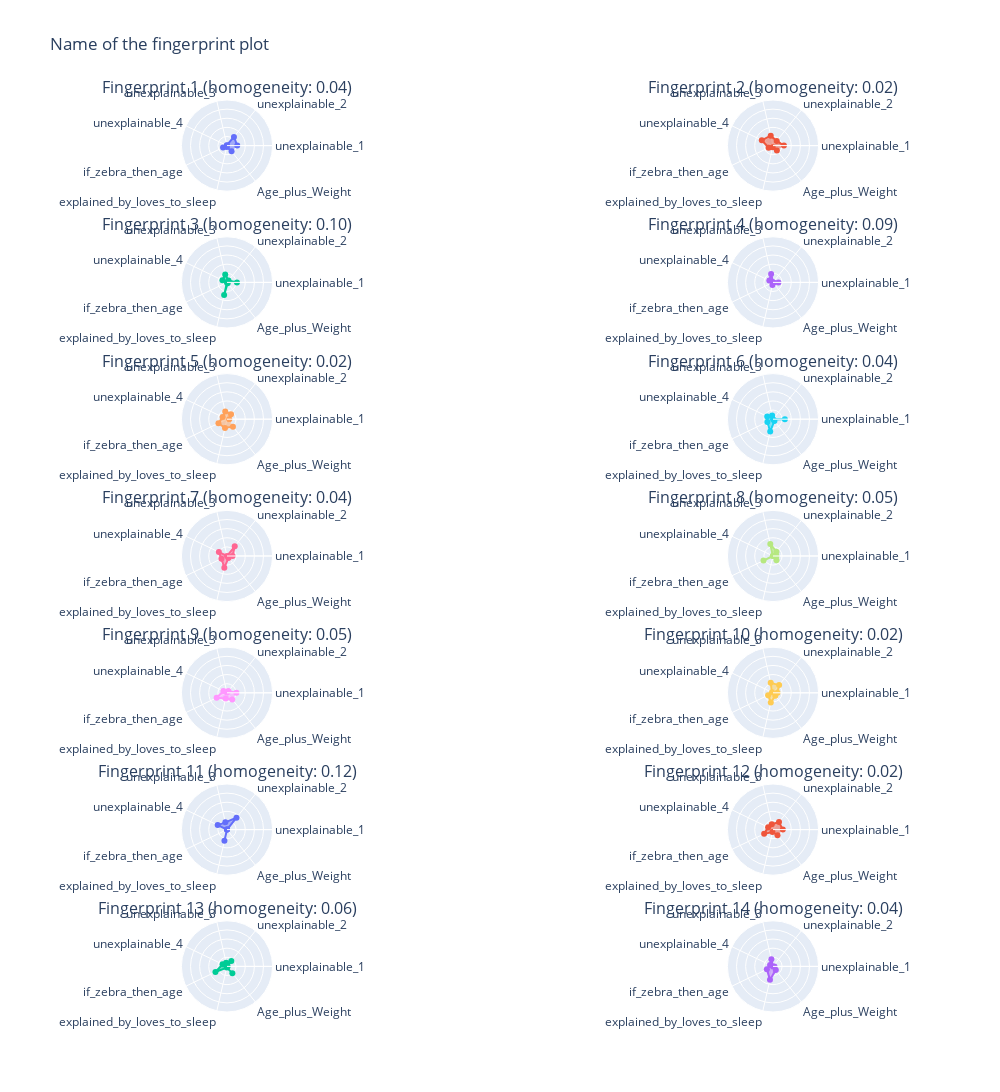

The cell this chart's notebook holds for it:
### Code cell
observable_patterns_result['spider_plots']

### Figure 1 — Plotly figure (JSON) as saved in the notebook; plotly's stock layout.template omitted (floating-point values rounded to 4 significant figures)
{"data": [{"fill": "toself", "r": [0.2246, 0.2447, 0.01026, 0, 0.09667, 0.03029, 0.1615], "subplot": "polar", "theta": ["unexplainable_1", "unexplainable_2", "unexplainable_3", "unexplainable_4", "if_zebra_then_age", "explained_by_loves_to_sleep", "Age_plus_Weight"], "type": "scatterpolar"}, {"fill": "toself", "r": [0.2402, 0.1312, 0.2235, 0.2721, 0.1069, 0.03507, 0.137], "subplot": "polar2", "theta": ["unexplainable_1", "unexplainable_2", "unexplainable_3", "unexplainable_4", "if_zebra_then_age", "explained_by_loves_to_sleep", "Age_plus_Weight"], "type": "scatterpolar"}, {"fill": "toself", "r": [0.2183, 0.05215, 0.176, 0.1108, 0.0001145, 0.283, 0.02247], "subplot": "polar3", "theta": ["unexplainable_1", "unexplainable_2", "unexplainable_3", "unexplainable_4", "if_zebra_then_age", "explained_by_loves_to_sleep", "Age_plus_Weight"], "type": "scatterpolar"}, {"fill": "toself", "r": [0.1188, 0.005283, 0.1875, 0.09016, 2.582e-05, 0.05619, 0.01061], "subplot": "polar4", "theta": ["unexplainable_1", "unexplainable_2", "unexplainable_3", "unexplainable_4", "if_zebra_then_age", "explained_by_loves_to_sleep", "Age_plus_Weight"], "type": "scatterpolar"}, {"fill": "toself", "r": [0.0497, 0.1422, 0.1737, 0.1069, 0.2083, 0.1974, 0.2084], "subplot": "polar5", "theta": ["unexplainable_1", "unexplainable_2", "unexplainable_3", "unexplainable_4", "if_zebra_then_age", "explained_by_loves_to_sleep", "Age_plus_Weight"], "type": "scatterpolar"}, {"fill": "toself", "r": [0.2599, 0.00192, 0.0847, 0.1413, 0.1378, 0.2751, 0.04968], "subplot": "polar6", "theta": ["unexplainable_1", "unexplainable_2", "unexplainable_3", "unexplainable_4", "if_zebra_then_age", "explained_by_loves_to_sleep", "Age_plus_Weight"], "type": "scatterpolar"}, {"fill": "toself", "r": [0.123, 0.2719, 0, 0.198, 0.1359, 0.2627, 0.05328], "subplot": "polar7", "theta": ["unexplainable_1", "unexplainable_2", "unexplainable_3", "unexplainable_4", "if_zebra_then_age", "explained_by_loves_to_sleep", "Age_plus_Weight"], "type": "scatterpolar"}, {"fill": "toself", "r": [0.07592, 0.1212, 0.2674, 0.003986, 0.231, 0, 0.1222], "subplot": "polar8", "theta": ["unexplainable_1", "unexplainable_2", "unexplainable_3", "unexplainable_4", "if_zebra_then_age", "explained_by_loves_to_sleep", "Age_plus_Weight"], "type": "scatterpolar"}, {"fill": "toself", "r": [0.2063, 0.04833, 0.007656, 0.08869, 0.253, 0.1297, 0.1859], "subplot": "polar9", "theta": ["unexplainable_1", "unexplainable_2", "unexplainable_3", "unexplainable_4", "if_zebra_then_age", "explained_by_loves_to_sleep", "Age_plus_Weight"], "type": "scatterpolar"}, {"fill": "toself", "r": [0.09884, 0.2157, 0.2259, 0.02408, 0.1191, 0.2174, 0.08084], "subplot": "polar10", "theta": ["unexplainable_1", "unexplainable_2", "unexplainable_3", "unexplainable_4", "if_zebra_then_age", "explained_by_loves_to_sleep", "Age_plus_Weight"], "type": "scatterpolar"}, {"fill": "toself", "r": [0, 0.3343, 0.1635, 0.2269, 0, 0.252, 0], "subplot": "polar11", "theta": ["unexplainable_1", "unexplainable_2", "unexplainable_3", "unexplainable_4", "if_zebra_then_age", "explained_by_loves_to_sleep", "Age_plus_Weight"], "type": "scatterpolar"}, {"fill": "toself", "r": [0.2157, 0.2109, 0.1231, 0.1183, 0.2157, 0.05324, 0.1585], "subplot": "polar12", "theta": ["unexplainable_1", "unexplainable_2", "unexplainable_3", "unexplainable_4", "if_zebra_then_age", "explained_by_loves_to_sleep", "Age_plus_Weight"], "type": "scatterpolar"}, {"fill": "toself", "r": [0.01347, 0.1531, 0.08411, 0.1077, 0.2815, 0.02651, 0.1889], "subplot": "polar13", "theta": ["unexplainable_1", "unexplainable_2", "unexplainable_3", "unexplainable_4", "if_zebra_then_age", "explained_by_loves_to_sleep", "Age_plus_Weight"], "type": "scatterpolar"}, {"fill": "toself", "r": [0.03209, 0, 0.1594, 0.07193, 0.1492, 0.2983, 0.09895], "subplot": "polar14", "theta": ["unexplainable_1", "unexplainable_2", "unexplainable_3", "unexplainable_4", "if_zebra_then_age", "explained_by_loves_to_sleep", "Age_plus_Weight"], "type": "scatterpolar"}], "layout": {"annotations": [{"font": {"size": 16}, "showarrow": false, "text": "Fingerprint 1 (homogeneity: 0.04)", "x": 0.175, "xanchor": "center", "xref": "paper", "y": 1, "yanchor": "bottom", "yref": "paper"}, {"font": {"size": 16}, "showarrow": false, "text": "Fingerprint 2 (homogeneity: 0.02)", "x": 0.825, "xanchor": "center", "xref": "paper", "y": 1, "yanchor": "bottom", "yref": "paper"}, {"font": {"size": 16}, "showarrow": false, "text": "Fingerprint 3 (homogeneity: 0.10)", "x": 0.175, "xanchor": "center", "xref": "paper", "y": 0.85, "yanchor": "bottom", "yref": "paper"}, {"font": {"size": 16}, "showarrow": false, "text": "Fingerprint 4 (homogeneity: 0.09)", "x": 0.825, "xanchor": "center", "xref": "paper", "y": 0.85, "yanchor": "bottom", "yref": "paper"}, {"font": {"size": 16}, "showarrow": false, "text": "Fingerprint 5 (homogeneity: 0.02)", "x": 0.175, "xanchor": "center", "xref": "paper", "y": 0.7, "yanchor": "bottom", "yref": "paper"}, {"font": {"size": 16}, "showarrow": false, "text": "Fingerprint 6 (homogeneity: 0.04)", "x": 0.825, "xanchor": "center", "xref": "paper", "y": 0.7, "yanchor": "bottom", "yref": "paper"}, {"font": {"size": 16}, "showarrow": false, "text": "Fingerprint 7 (homogeneity: 0.04)", "x": 0.175, "xanchor": "center", "xref": "paper", "y": 0.55, "yanchor": "bottom", "yref": "paper"}, {"font": {"size": 16}, "showarrow": false, "text": "Fingerprint 8 (homogeneity: 0.05)", "x": 0.825, "xanchor": "center", "xref": "paper", "y": 0.55, "yanchor": "bottom", "yref": "paper"}, {"font": {"size": 16}, "showarrow": false, "text": "Fingerprint 9 (homogeneity: 0.05)", "x": 0.175, "xanchor": "center", "xref": "paper", "y": 0.4, "yanchor": "bottom", "yref": "paper"}, {"font": {"size": 16}, "showarrow": false, "text": "Fingerprint 10 (homogeneity: 0.02)", "x": 0.825, "xanchor": "center", "xref": "paper", "y": 0.4, "yanchor": "bottom", "yref": "paper"}, {"font": {"size": 16}, "showarrow": false, "text": "Fingerprint 11 (homogeneity: 0.12)", "x": 0.175, "xanchor": "center", "xref": "paper", "y": 0.25, "yanchor": "bottom", "yref": "paper"}, {"font": {"size": 16}, "showarrow": false, "text": "Fingerprint 12 (homogeneity: 0.02)", "x": 0.825, "xanchor": "center", "xref": "paper", "y": 0.25, "yanchor": "bottom", "yref": "paper"}, {"font": {"size": 16}, "showarrow": false, "text": "Fingerprint 13 (homogeneity: 0.06)", "x": 0.175, "xanchor": "center", "xref": "paper", "y": 0.1, "yanchor": "bottom", "yref": "paper"}, {"font": {"size": 16}, "showarrow": false, "text": "Fingerprint 14 (homogeneity: 0.04)", "x": 0.825, "xanchor": "center", "xref": "paper", "y": 0.1, "yanchor": "bottom", "yref": "paper"}], "height": 3500, "paper_bgcolor": "rgba(0, 0, 0, 0)", "plot_bgcolor": "rgba(0, 0, 0, 0)", "polar": {"domain": {"x": [0, 0.35], "y": [0.9, 1]}, "radialaxis": {"range": [0, 1], "showticklabels": false, "visible": true}}, "polar10": {"domain": {"x": [0.65, 1.0], "y": [0.3, 0.4]}, "radialaxis": {"range": [0, 1], "showticklabels": false, "visible": true}}, "polar11": {"domain": {"x": [0, 0.35], "y": [0.15, 0.25]}, "radialaxis": {"range": [0, 1], "showticklabels": false, "visible": true}}, "polar12": {"domain": {"x": [0.65, 1.0], "y": [0.15, 0.25]}, "radialaxis": {"range": [0, 1], "showticklabels": false, "visible": true}}, "polar13": {"domain": {"x": [0, 0.35], "y": [0, 0.1]}, "radialaxis": {"range": [0, 1], "showticklabels": false, "visible": true}}, "polar14": {"domain": {"x": [0.65, 1.0], "y": [0, 0.1]}, "radialaxis": {"range": [0, 1], "showticklabels": false, "visible": true}}, "polar2": {"domain": {"x": [0.65, 1.0], "y": [0.9, 1]}, "radialaxis": {"range": [0, 1], "showticklabels": false, "visible": true}}, "polar3": {"domain": {"x": [0, 0.35], "y": [0.75, 0.85]}, "radialaxis": {"range": [0, 1], "showticklabels": false, "visible": true}}, "polar4": {"domain": {"x": [0.65, 1.0], "y": [0.75, 0.85]}, "radialaxis": {"range": [0, 1], "showticklabels": false, "visible": true}}, "polar5": {"domain": {"x": [0, 0.35], "y": [0.6, 0.7]}, "radialaxis": {"range": [0, 1], "showticklabels": false, "visible": true}}, "polar6": {"domain": {"x": [0.65, 1.0], "y": [0.6, 0.7]}, "radialaxis": {"range": [0, 1], "showticklabels": false, "visible": true}}, "polar7": {"domain": {"x": [0, 0.35], "y": [0.45, 0.55]}, "radialaxis": {"range": [0, 1], "showticklabels": false, "visible": true}}, "polar8": {"domain": {"x": [0.65, 1.0], "y": [0.45, 0.55]}, "radialaxis": {"range": [0, 1], "showticklabels": false, "visible": true}}, "polar9": {"domain": {"x": [0, 0.35], "y": [0.3, 0.4]}, "radialaxis": {"range": [0, 1], "showticklabels": false, "visible": true}}, "showlegend": false, "title": {"text": "Name of the fingerprint plot"}, "width": 1000}}
